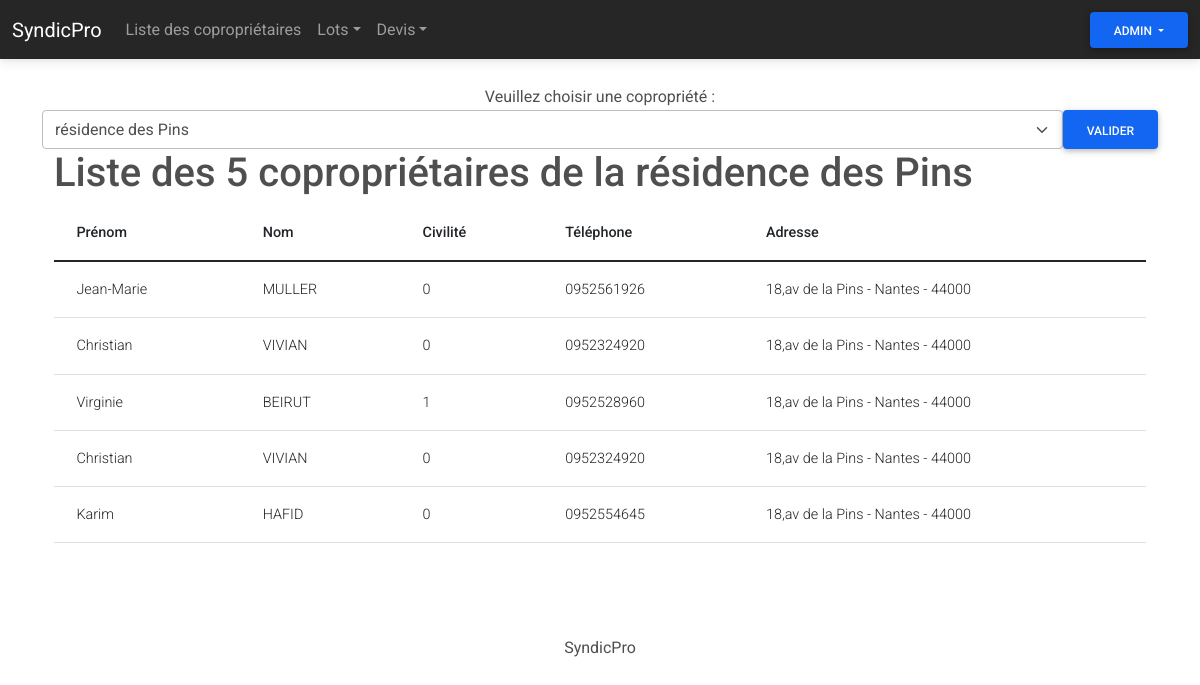
The page /syndicpro/copro.php?copro=résidence des Pins (signed in) on the database its author committed.
### tables this page shows
CREATE TABLE `lot` (
  `idlot` int(2) NOT NULL,
  `idcopropriete` int(2) NOT NULL,
  `idcoproprietaire` int(2) NOT NULL,
  `localisation` varchar(32) DEFAULT NULL,
  `tantieme` int(4) DEFAULT NULL
);

CREATE TABLE `coproprietaire` (
  `idcoproprietaire` int(2) NOT NULL,
  `civilite` tinyint(1) DEFAULT NULL,
  `nom` varchar(20) DEFAULT NULL,
  `prenom` varchar(20) DEFAULT NULL,
  `rue` varchar(50) DEFAULT NULL,
  `cp` char(5) DEFAULT NULL,
  `ville` varchar(20) DEFAULT NULL,
  `tel` char(10) DEFAULT NULL
);

CREATE TABLE `copropriete` (
  `idcopropriete` int(2) NOT NULL,
  `nomimmeuble` varchar(30) DEFAULT NULL,
  `rue` varchar(32) DEFAULT NULL,
  `cp` char(5) DEFAULT NULL,
  `ville` varchar(20) DEFAULT NULL
);

### syndicpro/include/bdd.php (called while the page is built, shortened)
<?php
function getLesCoproprietes($bdd)
{
   $req = "SELECT * FROM `copropriete`";
   $res = $bdd->query($req);
   $lesLignes = $res->fetchAll();
   return $lesLignes;
};
function getLesCoproprietairesFrom($bdd, $from)
{
   $req = "SELECT * FROM `coproprietaire` INNER JOIN lot ON coproprietaire.idcoproprietaire = lot.idcoproprietaire INNER JOIN copropriete ON lot.idcopropriete = copropriete.idcopropriete WHERE copropriete.nomimmeuble = '$from'";
   $res = $bdd->query($req);
   $lesLignes = $res->fetchAll();
   return $lesLignes;
};

### syndicpro/copro.php (the view)
<?php include "include/nav.php" ?>
<div class=container>
  <?php
  $lescopros = getLesCoproprietes($bdd); ?>
  <center>Veuillez choisir une copropriété : </center>
  <form class="d-flex" action="copro.php" method="get">
    <select name="copro" class="form-select">
      <?php
      foreach ($lescopros as $unecopro) { ?>
        <option>
          <?php
          echo $unecopro['nomimmeuble'];
          ?>
        </option>
      <?php } ?>
      <input class="btn btn-primary" type="submit" value="Valider">
    </select>
  </form>
  <?php
  if (isset($_GET['copro'])) {
    $from = $_GET['copro'];
    $LesCoproprietaires = getLesCoproprietairesFrom($bdd, $from);
    $nbCoproprietaires = count($LesCoproprietaires);
  } else {
    echo "<br> ⚠️ - Veuillez choisir une copropriété";
  }
  ?>
  <div class="jumbotron">
    <div class="container">
      <section>
        <h1><?php if (isset($_GET['copro'])) {
              echo "Liste des " . $nbCoproprietaires; ?> copropriétaires de la <?php echo $from; ?></h1>
        <table class="table">
          <thead>
            <tr>
              <th>Prénom</th>
              <th>Nom</th>
              <th>Civilité</th>
              <th>Téléphone</th>
              <th>Adresse</th>
            </tr>
          </thead>
          <?php
              foreach ($LesCoproprietaires as $unCoproprietaire) {
          ?>
            <tr>
              <td><?php echo $unCoproprietaire['prenom'] ?></td>
              <td><?php echo $unCoproprietaire['nom'] ?></td>
              <td><?php echo $unCoproprietaire['civilite'] ?></td>
              <td><?php echo $unCoproprietaire['tel'] ?></td>
              <td><?php echo $unCoproprietaire['rue'], ' - ', $unCoproprietaire['ville'], ' - ', $unCoproprietaire['cp']  ?></td>
            </tr>
        <?php }
            } ?>
        </table>
    </div>
  </div>
  <?php include "include/footer.php" ?>

### rows shown on the page
lot: idcoproprietaire.prenom "Jean-Marie", idcoproprietaire.nom "MULLER", idcoproprietaire.civilite "0", idcoproprietaire.tel "0952561926", idcopropriete.rue "18,av de la Pins", idcopropriete.ville "Nantes", idcopropriete.cp "44000"
lot: idcoproprietaire.prenom "Christian", idcoproprietaire.nom "VIVIAN", idcoproprietaire.civilite "0", idcoproprietaire.tel "0952324920", idcopropriete.rue "18,av de la Pins", idcopropriete.ville "Nantes", idcopropriete.cp "44000"
lot: idcoproprietaire.prenom "Virginie", idcoproprietaire.nom "BEIRUT", idcoproprietaire.civilite "1", idcoproprietaire.tel "0952528960", idcopropriete.rue "18,av de la Pins", idcopropriete.ville "Nantes", idcopropriete.cp "44000"
lot: idcoproprietaire.prenom "Christian", idcoproprietaire.nom "VIVIAN", idcoproprietaire.civilite "0", idcoproprietaire.tel "0952324920", idcopropriete.rue "18,av de la Pins", idcopropriete.ville "Nantes", idcopropriete.cp "44000"
lot: idcoproprietaire.prenom "Karim", idcoproprietaire.nom "HAFID", idcoproprietaire.civilite "0", idcoproprietaire.tel "0952554645", idcopropriete.rue "18,av de la Pins", idcopropriete.ville "Nantes", idcopropriete.cp "44000"

### other values the page prints
$_SESSION['username'] "ADMIN"
$nbCoproprietaires "5"
$from "résidence des Pins"
form field copro "résidence des Pins"
